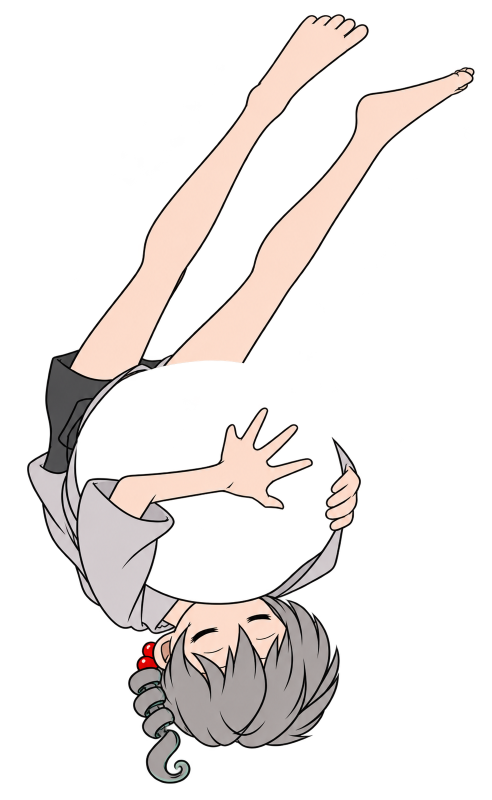
#> input picture character_redraw/art/full_character_redraw_1080p_v01/drawings/ART-G06-01/v01/whole_imggen_after_material_local_grayC_inverted_visibleonly_v02/character_imggen_original.png, 984 x 1599 px, found by its file name (shown at 1/2 size)
$ python NATIVE_PIXEL_COORDS_ONLY.py
#> lines starting #> are read from the running program, lines starting #| are printed output that depends on the picture
from PIL import Image,ImageDraw
from pathlib import Path
import numpy as np
R=Path(r"D:/CODEX/魔术之心/art/full_character_redraw_1080p_v01/drawings/ART-X01-12/v01/whole_imggen_user_delete_remaining_lower_turn_only_tip_v03");P=Path(r"D:/CODEX/魔术之心/art/full_character_redraw_1080p_v01/review/USER_POST_PASS_NORMAL_OPEN_EYE_PY_EXCEPT_SQUINT_CLOSED_20261104_v03/X01_12_TIPWHOLE_MASK_PREP_v02");im=Image.open(R/"character_imggen_original.png");a=np.array(im)
#> further down, im is the input picture: PIL image 984x1599 RGBA; mean R, G, B, A 47, 42.3, 40.1, 59.7
for name,box in [("viewer_left",[353,258,396,299]),("viewer_right",[439,231,476,271])]:
 x0,y0,x1,y1=box;sc=18
 panel=Image.new("RGB",((x1-x0)*sc+48,(y1-y0)*sc+30),"white");d=ImageDraw.Draw(panel)
 for y in range(y0,y1):
  d.text((0,(y-y0)*sc+31),str(y),fill="black")
  for x in range(x0,x1):
   xy=(48+(x-x0)*sc,30+(y-y0)*sc);d.rectangle([xy,(xy[0]+sc-1,xy[1]+sc-1)],fill=tuple(a[y,x,:3]),outline=(170,130,130))
 for x in range(x0,x1,2):d.text((48+(x-x0)*sc,5),str(x),fill="black")
 panel.save(P/(name+"_PIXEL_COORDS.png"))
#> this loop made 2 passes
#> pass 1, `panel.save(P/(name+"_PIXEL_COORDS.png"))`:
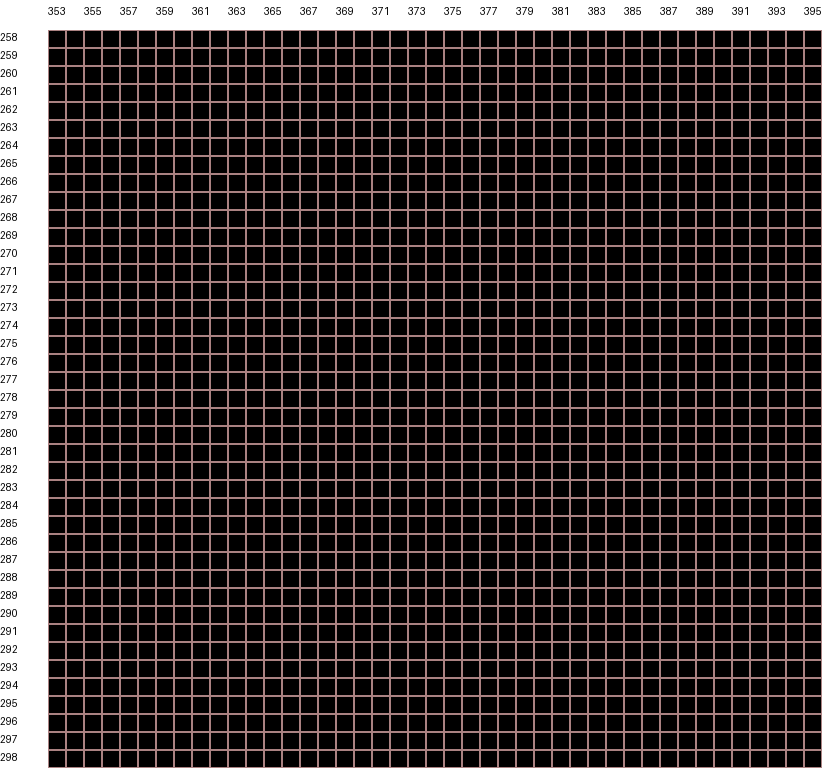
#> saved as viewer_left_PIXEL_COORDS.png: PIL image 822x768 RGB; mean R, G, B 55.4, 47.9, 47.9
#> pass 2, `panel.save(P/(name+"_PIXEL_COORDS.png"))`:
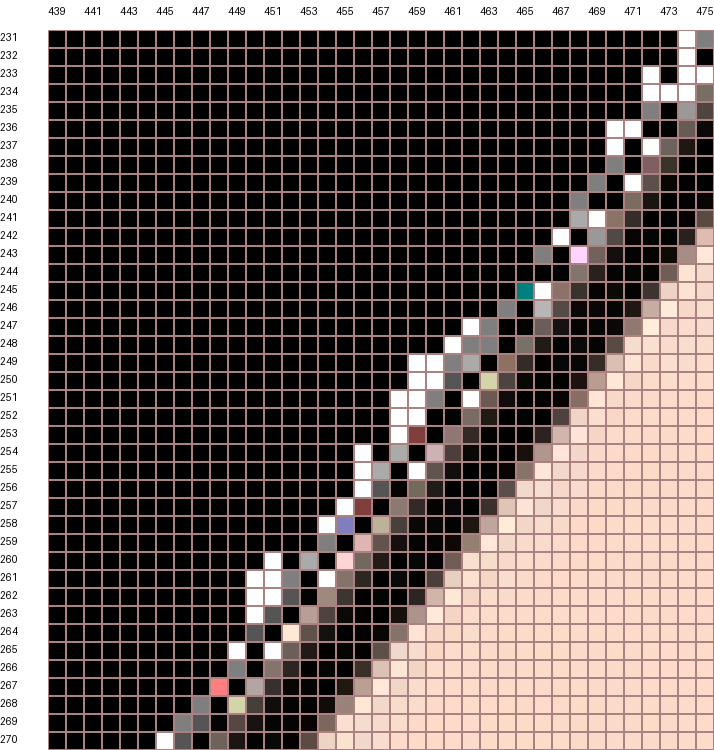
#> saved as viewer_right_PIXEL_COORDS.png: PIL image 714x750 RGB; mean R, G, B 108.5, 95.4, 92.5
